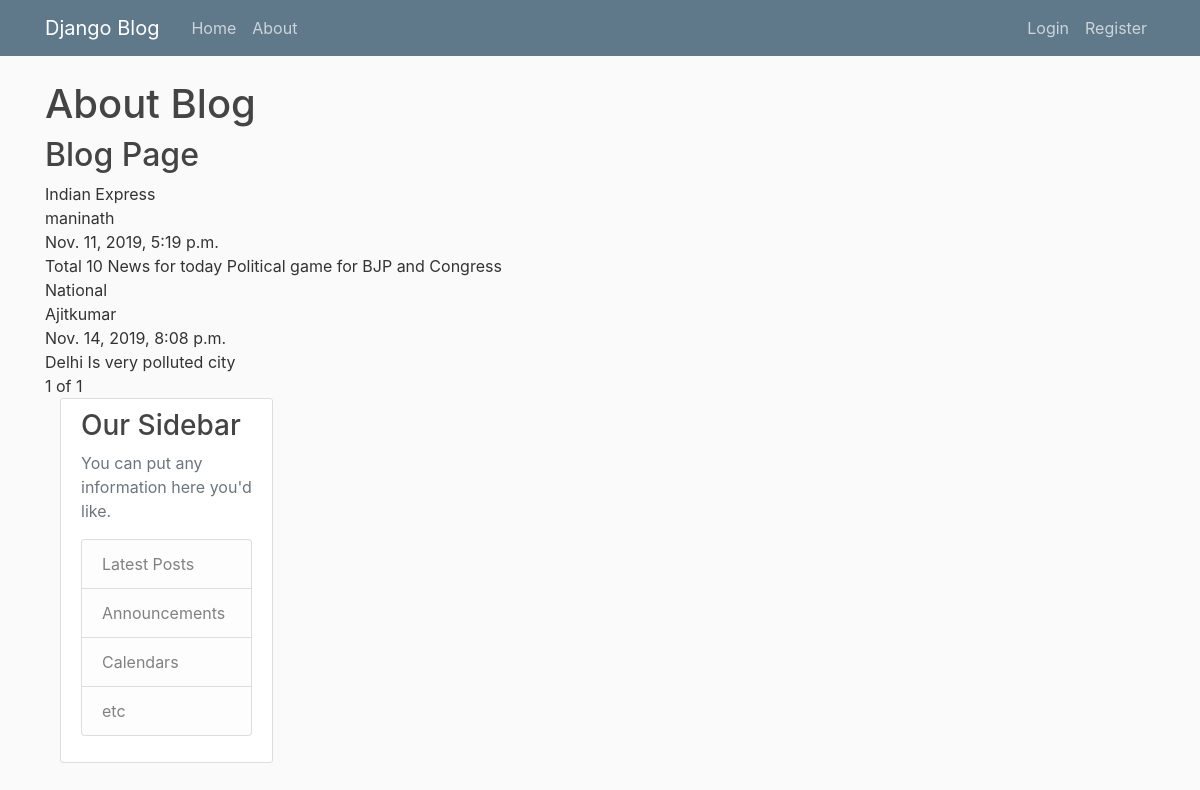
The page /about/ on the database its author committed.
### blog/models.py (models this page shows, shortened)
class Post(models.Model):
    title = models.CharField(max_length=100)
    content = models.TextField()
    date_posted = models.DateTimeField(default=timezone.now)
    author = models.ForeignKey(User, on_delete=models.CASCADE)

### blog/views.py (the view)
# urls.py: path('about/', views.about, name='blog-about'),
def about(request):
    blogs = Post.objects.all()
    p= Paginator(blogs,4)
    pagenumber = request.GET.get('page')
    if pagenumber==None: pagenumber=1
    pageobject = p.page(int(pagenumber))
    return render(request, 'blog/about.html', {'pageobject':pageobject,'p':p})

### templates/blog/about.html (shortened to what this page needs)
{% extends "blog/base.html"%}
{% block content %}
    <h1>About Blog</h1>
    <h2>Blog Page</h2>
    {% for i in pageobject %}
    {{i.title}}<br>
    {{i.author}}<br>
    {{i.date_posted}}<br>
    {{i.content}}<br>
    {% endfor %}
    <div>
        {{pageobject.number}} of {{p.num_pages}}
       </div>
{% endblock content %}

### templates/blog/base.html (shortened to what this page needs)
{% load static %}
<!DOCTYPE html>
<html>
<head>
    <link rel="stylesheet" href="https://maxcdn.bootstrapcdn.com/bootstrap/4.0.0/css/bootstrap.min.css">
    <link rel="stylesheet" type="text/css" href="{% static 'blog/main.css' %}">
</head>
<body>
    <header class="site-header">
      <nav class="navbar navbar-expand-md navbar-dark bg-steel fixed-top">
        <div class="container">
          <a class="navbar-brand mr-4" href="{% url 'blog-home' %}">Django Blog</a>
          <div class="collapse navbar-collapse" id="navbarToggle">
            <div class="navbar-nav mr-auto">
              <a class="nav-item nav-link" href="{% url 'blog-home' %}">Home</a>
              <a class="nav-item nav-link" href="{% url 'blog-about' %}">About</a>
            </div>
            <div class="navbar-nav">
              {% if user.is_authenticated %}
                <a class="nav-item nav-link" href="{% url 'post-create' %}">New Post</a>
                <a class="nav-item nav-link" href="{% url 'profile' %}">Profile</a>
                <a class="nav-item nav-link" href="{% url 'logout' %}">Logout</a>
              {% else %}
                <a class="nav-item nav-link" href="{% url 'login' %}">Login</a>
                <a class="nav-item nav-link" href="{% url 'register' %}">Register</a>
              {% endif %}
            </div>
          </div>
        </div>
      </nav>
    </header>
    <main role="main" class="container">
      <div class="row">
        <div class="col-md-8">
          {% block content %}{% endblock %}
        <div class="col-md-4">
          <div class="content-section">
            <h3>Our Sidebar</h3>
            <p class='text-muted'>You can put any information here you'd like.
              <ul class="list-group">
                <li class="list-group-item list-group-item-light">Latest Posts</li>
                <li class="list-group-item list-group-item-light">Announcements</li>
                <li class="list-group-item list-group-item-light">Calendars</li>
                <li class="list-group-item list-group-item-light">etc</li>
              </ul>
            </p>
          </div>
        </div>
      </div>
    </main>
</body>
</html>

### blog/static/blog/main.css (style rules this page uses)
body { background: #fafafa; color: #333333; margin-top: 5rem; }
h1, h2, h3, h4, h5, h6 { color: #444444; }
ul { margin: 0; }
.bg-steel { background-color: #5f788a; }
.site-header .navbar-nav .nav-link { color: #cbd5db; }
.content-section { background: #ffffff; padding: 10px 20px; border: 1px solid #dddddd; border-radius: 3px; margin-bottom: 20px; }

### rows shown on the page
Post: title "Indian Express", author "maninath", date_posted "Nov. 11, 2019, 5:19 p.m.", content "Total 10 News for today Political game for BJP and Congress"
Post: title "National", author "Ajitkumar", date_posted "Nov. 14, 2019, 8:08 p.m.", content "Delhi Is very polluted city"

### other values the page prints
{{ pageobject.number }} "1"
{{ p.num_pages }} "1"
